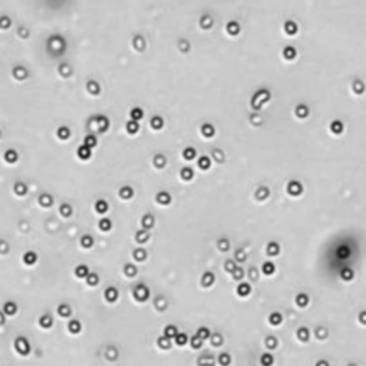
#> input picture Week7/grayscale_images_preprocessed/grayscale_image_preprocessed_0.png, 366 x 366 px; its folder holds 2 pictures in this run
$ jupyter execute --allow-errors exercice_cours7_ImageAnlysis_II.ipynb   (shell and % lines are left out)
#> lines starting #> are read from the running program, lines starting #| are printed output that depends on the picture
# <center> Introduction à la bioinformatique clinique </center>

# <center> Exercise week 7: Solution </center>

# Image analysis - Segmentation of cancer images - Part 2

Last week we worked on Image Preprocessing and today we are ready to do Image Segmentation and refine the post-processing of the segmented images obtained from thresholding and analyze them to extract useful statistics.

# A - Import packages

Before starting, we need to import the packages required to run the code.

[cell 1]

#data analysis
import numpy as np
import pandas as pd


#data plotting packages
import matplotlib.pyplot as plt
import seaborn as sns


from random import sample

import warnings
warnings.simplefilter(action='ignore', category=Warning)

# B - Load and visualize preprossed grayscale images

## B1 - Load images

[cell 2]
from skimage import io

path_grayscale_images = './grayscale_images_preprocessed'

number_of_grayscale_images = 2

grayscale_images = []

for i in range(number_of_grayscale_images):

    im_path = f'{path_grayscale_images}/grayscale_image_preprocessed_{i}.png'

    grayscale_image = io.imread(im_path)
#> grayscale_image is the input picture: shape (366, 366); min 25, max 250, mean 193.9
    grayscale_images.append(grayscale_image)

[cell 3]
grayscale_images[0]

**NOTE:** In this case the grayscale images were loaded with normalized pixel intensities, meaning that the pixel values are real numbers in the interval \[0,1\]. You can recover the original (8-bit) intensities by multiplying the images by 255.

## B2 - Histogram of  pixel intensity values

[cell 4]
def plot_histogram(image, title):
    """Plot histogram of an image."""
    fig, ax = plt.subplots(1, 2, figsize=(12, 4))

    ax[0].imshow(image, cmap='gray')
    ax[0].set_title(f"Preprocessed Image {title}")
    ax[0].axis('off')


    ax[1].hist(image.ravel(), bins=50, range=(0, 255),edgecolor = 'gray',color='white')
    ax[1].set_xlabel(f'Pixel Intensity'),ax[1].set_ylabel(f'Number of Pixels')
    ax[1].set_title(f'Histogram for Image {title}')

    plt.tight_layout()
    plt.show()

[cell 5]
# Plot each i,age
idx = 0
for image in grayscale_images:

    # Plot histogram
    plot_histogram(image, f"{idx}")
    idx+=1
#> this loop made 2 passes
#> idx on passes 1 to 2: 1, 2
#> pass 1, in plot_histogram, `plt.show()`:
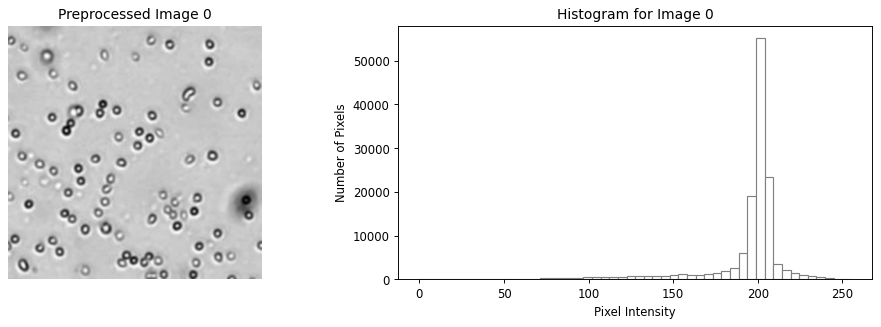
#> figure drawn by matplotlib, 2 panels; panel 2: tallest bar 55211 high, from x = 198.9 to 204
#> pass 2, in plot_histogram (call 2), `plt.show()`:
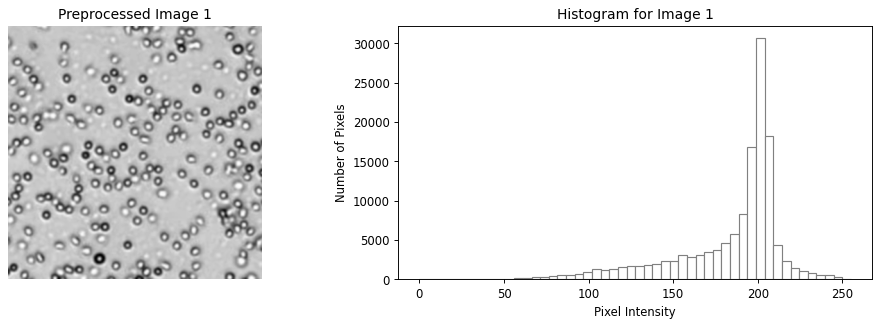
#> figure drawn by matplotlib, 2 panels; panel 2: tallest bar 30716 high, from x = 198.9 to 204
#> after the loop, idx = 2

# C - Image Segmentation

In this part, we are going to do a basic segmentation process named [Thresholding](https://en.wikipedia.org/wiki/Thresholding_%28image_processing%29) (check last week exercise) and a more advanced method called Edge Detection.

## C1 - Thresholding
Thresholding is used to convert continuously grayscale images into bi-colored images. Pixel value ranges are delimited by *thresholds*, whence the name of the method. Since the cells are darker than the background, in our case we want to distinguish between darker and lighter areas of the image. This means that we will need a single threshold to do the job.

In our case, defining a threshold = X means that all of the pixels that have an intensity value smaller than X will become black and the ones having a bigger value will become white.

Below we plot the the histograms of the grayscale images with the chosen threshold for each image and the thresholded version of these images. Since the cells are darker than the background we expect to see them in black.

[cell 6]
# [23 lines left out: function threshold_image, not called in this run]

#> (a cell that did not finish here is left out)

**(1) Is there an optimal threshold ? Discuss your results ?**

## C2 - Edge detection

Edge detection is a fundamental technique in image processing used to identify points in an image where the brightness changes sharply. These points typically correspond to the boundaries of objects within the image. Unlike thresholding, which segments an image based solely on pixel intensity values, edge detection focuses on the transitions between different regions, allowing us to pinpoint the exact outlines of structures.

In our context, detecting the edges of a cell can provide a more precise segmentation than thresholding alone. This is because edge detection algorithms are designed to highlight areas with significant intensity changes, which often correspond to the borders of cells.

Edge detection works by analyzing the image for abrupt changes in intensity:

- **Gradient Calculation**: The algorithm computes the gradient of the image intensity at each pixel, which measures how quickly the intensity changes.
- **Edge Localization**: Pixels where the gradient magnitude exceeds a certain threshold are considered part of an edge.

Several common edge detection methods include **Canny Edge Detector**: A multi-stage algorithm that provides good detection and localization of edges while minimizing the response to noise.

Below, we will apply the Canny edge detection algorithm to our grayscale images. This method will help us accurately identify the boundaries of the cell, facilitating more precise segmentation than thresholding can achieve.

[cell 8]
#image processing
from skimage.measure import regionprops, label
from skimage import feature, morphology
from skimage.segmentation import watershed
from scipy import ndimage as ndi
import matplotlib.pyplot as plt

from skimage import measure


# Function to keep only the inner circles before filling
# [34 lines left out: functions keep_inner_circle, segment_by_edges, not called in this run]


edges_images = []
segmented_edges_images = []
#> (the rest of this cell did not finish here and is left out)

[cell 9]
# Plot the results for comparison
fig, ax = plt.subplots(2, 3, figsize=(12, 8))

#> (the rest of this cell did not finish here and is left out)

## C3 - Clean up the segmentation

- In this part we are going to remove small undesired elements while preserving larger shapes. the function accepts a size parameter, which is the minimum size (in pixels) of accepted objects (the cells in our case).

[cell 10]
import cv2
import numpy as np
import matplotlib.pyplot as plt
from skimage.measure import label


# [21 lines left out: function remove_contours, not called in this run]


# Try different thresholds for each image
segmented_images = []
#> (the rest of this cell did not finish here and is left out)

[cell 11]
# Plot the results for comparison
fig, ax = plt.subplots(2, 3, figsize=(12, 8))

#> (the rest of this cell did not finish here and is left out)

# D - Features Extraction

We might want to extract some properties of the nuclei, such as their size, perimeter, circularity or density in the image. We can do this using `skimage.measure.regionprops`. This function allows to easily extract some measurements, including nuclei features such as area or perimeter, bounding boxes, and intensity statistics.

## D1 - From sementic segmentation to instance segmentation

Now we are ready to label the connected components of this image. This means that each object (nucleus in our case) will be assigned a unique number. To do this we can use the [`skimage.measure.label()`](https://scikit-image.org/docs/dev/api/skimage.measure.html) function.

[cell 12]
# define function change_label
# [22 lines left out: function change_label, not called in this run]

[cell 13]
# [10 lines left out: function labeling_img, not called in this run]


labeled_images = []
for img in segmented_images:
    labeled_images.append(labeling_img(img))

[cell 14]
# Plot the results for comparison
fig, ax = plt.subplots(2, 3, figsize=(12, 12))

#> (the rest of this cell did not finish here and is left out)

**(2) What is the difference between a sementic segmentation and an instance segmentation?**

**(3) What is the difference between `connectivity = 1` and `connectivity = 2`?**

## D2 - Counting Cells per Image

[cell 15]
# count the nuclei for each image
cells_number = [len(np.unique(labels)) - 1 for labels in labeled_images]

# define a figure
fig, ax = plt.subplots(figsize = (5, 5))

# plot the barplot
#> (the rest of this cell did not finish here and is left out)

**(4) Why is `len(np.unique(labels)) - 1` the number of cells?**

## D3 - Extract Object properies

#### D3 - 1) Area - Perimeter - Circularity

[cell 16]
# Compute region properties
dfs = []
idx = 0
for img in labeled_images:
    regions = regionprops(img)
    labels = [region.label for region in regions]
    area = [region.area for region in regions]
    perimeter = [region.perimeter for region in regions]
    circularities = [(4 * np.pi * region.area) / (region.perimeter ** 2) for region in regions]
    df = pd.DataFrame({
        'Label':labels,
        'Perimeter':perimeter,
        'Area': area,
        'Circularity': circularities,
        'Image_id':[f'image_{idx}' for i in range(len(regions))]
    })
    dfs.append(df.set_index('Label'))
    idx+=1

#> (the rest of this cell did not finish here and is left out)

[cell 17]
# create 3 figures
fig, axes = plt.subplots(nrows=1, ncols=3, figsize=(10,5),
                         facecolor = 'w')

# plot a boxplot with seaborn
#> (the rest of this cell did not finish here and is left out)

### D3 - 2) Cells Density

[cell 18]
idx = 0
for label_img in labeled_images:


    # Compute the total area of all objects
    total_object_area = sum(region.area for region in regionprops(label_img))

    # Compute the total area of the image
    total_image_area = label_img.size

    # Calculate density
    density = total_object_area / total_image_area
    print(f'Cells density in Image {idx} = {density}')
    idx+=1
